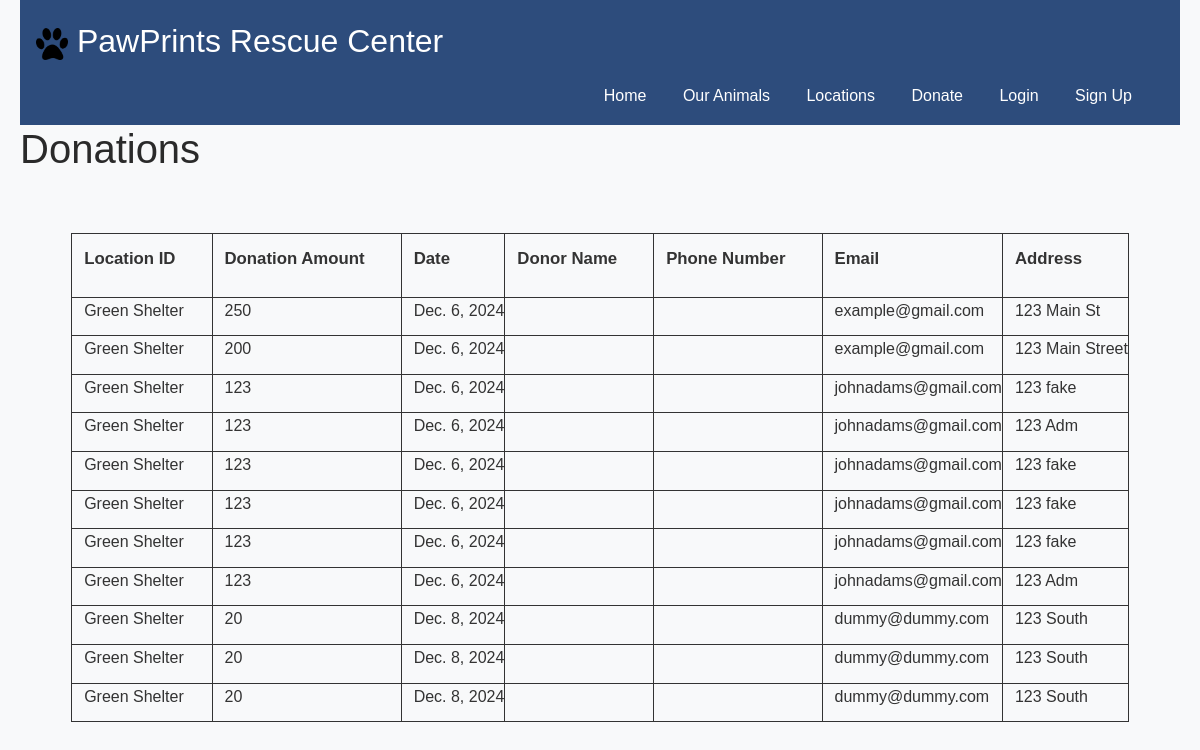
Page /donations/ on the committed database.
### shelterapp/models.py (models this page shows, shortened)
class Donation(models.Model):
    donationID = models.AutoField(primary_key=True)
    locationID = models.ForeignKey('ShelterLocation', on_delete=models.CASCADE)
    amount = models.IntegerField()
    donationDate = models.DateField()
    name = models.CharField(max_length=100)
    phone_number = models.CharField(
        max_length=14,
        validators=[
            RegexValidator(
                regex=r'^\(\d{3}\) \d{3}-\d{4}$',
                message="Phone number must be in the format '(XXX) XXX-XXXX'."
            )
        ]
    )
    email = models.EmailField()
    address = models.TextField()

class ShelterLocation(models.Model):
    locationID = models.AutoField(primary_key=True)
    locationName = models.CharField(max_length=100)
    address = models.TextField()
    phone_number = models.CharField(
        max_length=14,
        validators=[
            RegexValidator(
                regex=r'^\(\d{3}\) \d{3}-\d{4}$',
                message="Phone number must be in the format '(XXX) XXX-XXXX'."
            )
        ]
    )
    capacity = models.IntegerField()
    currentOccupancy = models.IntegerField()
    funds = models.IntegerField()
    def __str__(self):
        return self.locationName

### shelterapp/views.py (the view)
# urls.py: path('donations/', views.view_donations, name='view_donations'),
def view_donations(request):
    donations = Donation.objects.all()
    return render(request, 'view_donations.html', {'donations': donations})

### shelterapp/templates/view_donations.html (shortened to what this page needs)
<!DOCTYPE html>
<html lang="en">
<head>
    <link rel="stylesheet" href="https://cdn.jsdelivr.net/npm/bootstrap@5.3.2/dist/css/bootstrap.min.css">
    {% load static %}
    <link rel="stylesheet" href="{% static 'shelterapp/css/style.css' %}">
</head>
<body>
    <div id="header">
        <a href="{% url 'default_page' %}">
            <p id="title">
                <img src="{% static 'shelterapp/images/' %}pawprint.png" alt="pawprint" id="logo">
                PawPrints Rescue Center
            </p>
        </a>
        {% if user.is_authenticated %}
            <ul id="nav">
                <li><a href="{% url 'default_page' %}">Home</a></li>
                {% if user.is_staff %}
                    <li><a href="{% url 'staff_dashboard' %}">Dashboard</a></li>
                {% else %}
                    <li><a href="{% url 'adopter_dashboard' %}">Dashboard</a></li>
                {% endif %}
                <li><a href="{% url 'view_animals' %}">Our Animals</a></li>
                <li><a href="{% url 'view_shelters' %}">Locations</a></li>
                <li><a href="{% url 'submit_donation' %}">Donate</a></li>
                <li>
                    <form id="logout" method="POST" action="{% url 'user_logout' %}">
                        {% csrf_token %}
                        <button type="submit" class="btn btn-danger w-100">Sign Out</button>
                    </form>
                </li>
            </ul>
        {% else %}
            <ul id="nav">
                <li><a href="{% url 'default_page' %}">Home</a></li>
                <li><a href="{% url 'view_animals' %}">Our Animals</a></li>
                <li><a href="{% url 'view_shelters' %}">Locations</a></li>
                <li><a href="{% url 'submit_donation' %}">Donate</a></li>
                <li><a href="{% url 'adopter_login' %}">Login</a></li>
                <li><a href="{% url 'adopter_signup' %}">Sign Up</a></li>
            </ul>
        {% endif %}
    </div>
    <h1>Donations</h1>
    <table class="data">
        <tr>
            <th>Location ID</th>
            <th>Donation Amount</th>
            <th>Date</th>
            <th>Donor Name</th>
            <th>Phone Number</th>
            <th>Email</th>
            <th>Address</th>
        </tr>
        {% for donation in donations %}
        <tr>
            <td>{{ donation.locationID }}</td>
            <td>{{ donation.amount }}</td>
            <td>{{ donation.donationDate }}</td>
            <td>{{ donation.donorName }}</td>
            <td>{{ donation.phoneNumber }}</td>
            <td>{{ donation.email }}</td>
            <td>{{ donation.address }}</td>
        </tr>
        {% empty %}
        <tr>
            <td colspan="11">No donations available.</td>
        </tr>
        {% endfor %}
    </table>
</body>
</html>

### shelter/static/shelterapp/css/style.css (style rules this page uses)
* { margin: 0; padding: 0; box-sizing: border-box; }
body { font-family: "Arial", sans-serif; line-height: 1.6; background-color: #f8f9fa; color: #333; padding: 0 20px; }
h1, h2, h3 { color: #2a2a2a; }
a { text-decoration: none; color: #007bff; }
#header { background-color: #2d4c7c; padding: 1em; position: relative; z-index: 1; }
#title { color: #fff; font-size: 2rem; }
#nav { text-align: right; margin: 0; }
#nav li { display: inline-block; padding-right: 2rem; }
#nav a { text-decoration: none; color: #ffffff; }
#logo { width: 2rem; height: 2rem; }
.data { margin: auto; margin-top: 5vw; border-style: solid; }
.data th { padding-right: 3vw; padding-bottom: 2vw; padding-top: 1vw; padding-left: 1vw; font-size: 1.4vw; }
.data td { padding-left: 1vw; padding-bottom: 1vw; }
table, th, td { border: 1px solid; }

### rows in the picture
Donation: locationID "Green Shelter", amount "250", donationDate "Dec. 6, 2024", email "example@gmail.com", address "123 Main St"
Donation: locationID "Green Shelter", amount "200", donationDate "Dec. 6, 2024", email "example@gmail.com", address "123 Main Street"
Donation: locationID "Green Shelter", amount "123", donationDate "Dec. 6, 2024", email "johnadams@gmail.com", address "123 fake"
Donation: locationID "Green Shelter", amount "123", donationDate "Dec. 6, 2024", email "johnadams@gmail.com", address "123 Adm"
Donation: locationID "Green Shelter", amount "123", donationDate "Dec. 6, 2024", email "johnadams@gmail.com", address "123 fake"
Donation: locationID "Green Shelter", amount "123", donationDate "Dec. 6, 2024", email "johnadams@gmail.com", address "123 fake"
Donation: locationID "Green Shelter", amount "123", donationDate "Dec. 6, 2024", email "johnadams@gmail.com", address "123 fake"
Donation: locationID "Green Shelter", amount "123", donationDate "Dec. 6, 2024", email "johnadams@gmail.com", address "123 Adm"
Donation: locationID "Green Shelter", amount "20", donationDate "Dec. 8, 2024", email "dummy@dummy.com", address "123 South"
Donation: locationID "Green Shelter", amount "20", donationDate "Dec. 8, 2024", email "dummy@dummy.com", address "123 South"
Donation: locationID "Green Shelter", amount "20", donationDate "Dec. 8, 2024", email "dummy@dummy.com", address "123 South"
